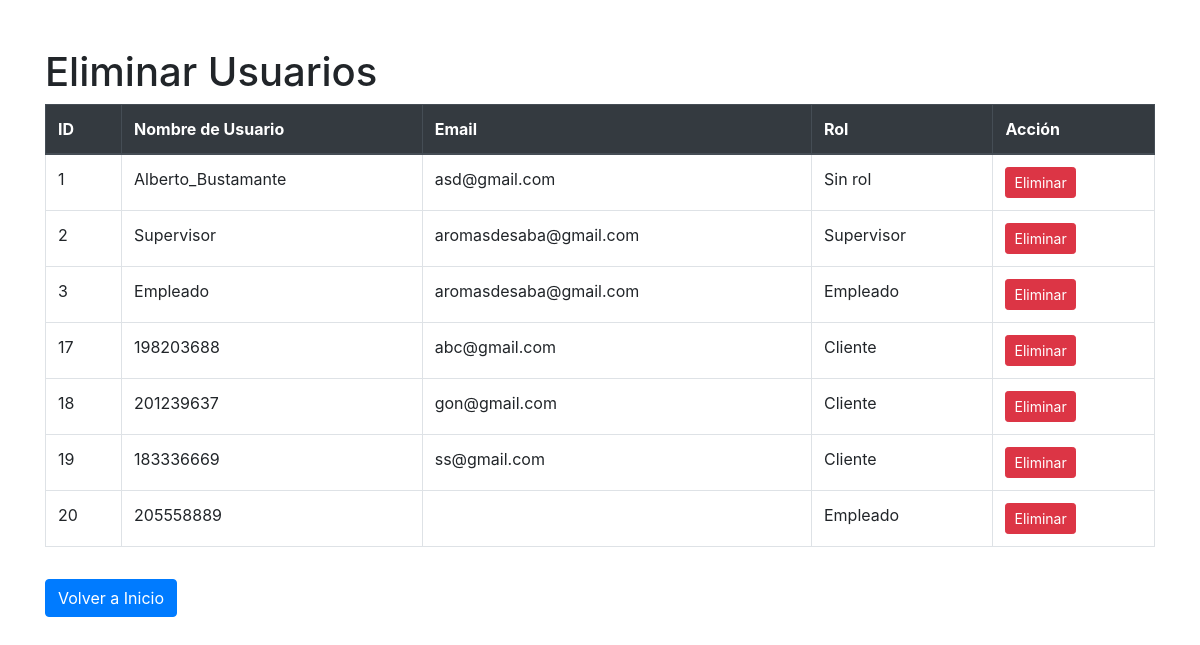
The page /del_user/ on the database as committed earlier.
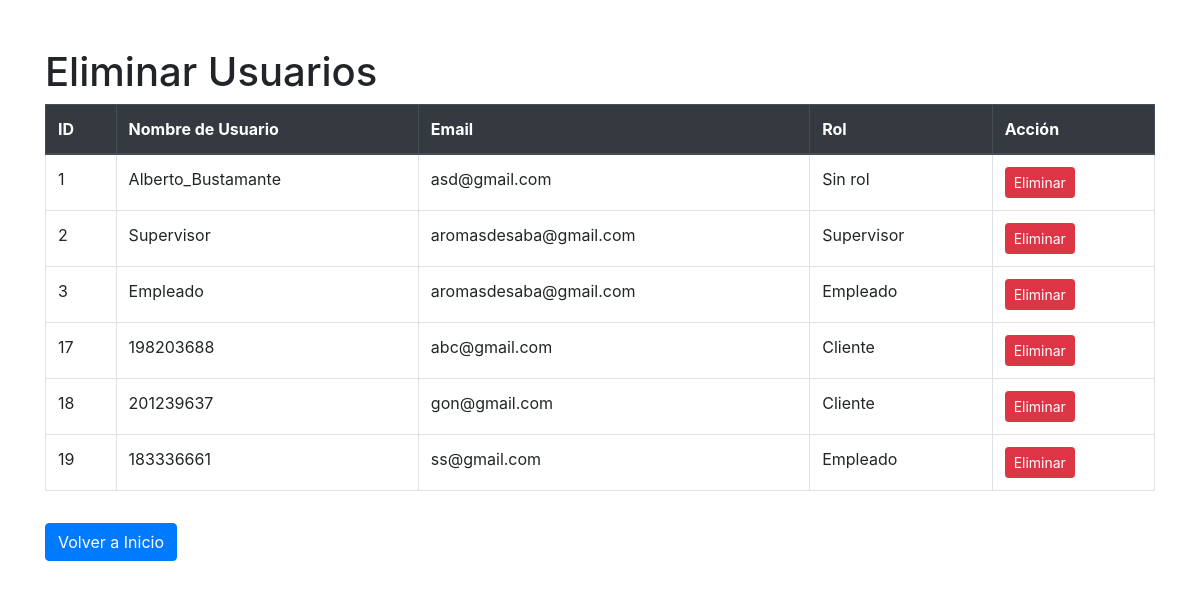
The same page on the database as committed later.
### hotelpacific/models.py (models this page shows, shortened)
class Usuario(AbstractUser):
    ESTADO_CHOICES = [
        ('Activo', 'Activo'),
        ('Inactivo', 'Inactivo')
    ]
    rol = models.ForeignKey(Rol, on_delete=models.SET_NULL, null=True)  # Clave foránea a Rol
    estado = models.CharField(max_length=20, choices=ESTADO_CHOICES)

class Rol(models.Model):
    descripcion_rol = models.CharField(max_length=255)

### hotelpacific/views.py (the view)
# urls.py: path('del_user/', views.del_user, name='del_user'),
def del_user(request):
    usuarios = Usuario.objects.all()
    if request.method == 'POST':
        user_id = request.POST.get('user_id')
        usuario = get_object_or_404(Usuario, id=user_id)
        usuario.delete()
        messages.success(request, f'El usuario "{usuario.username}" ha sido eliminado exitosamente.')
        return redirect('del_user')
    context = {
        'usuarios': usuarios
    }
    return render(request, 'del_user.html', context)

### hotelpacific/templates/del_user.html (shortened to what this page needs)
<!DOCTYPE html>
<html lang="es">
<head>
    <link rel="stylesheet" href="https://stackpath.bootstrapcdn.com/bootstrap/4.5.2/css/bootstrap.min.css">
</head>
<body>
    <div class="container mt-5">
        <h1>Eliminar Usuarios</h1>
        <table class="table table-bordered">
            <thead class="thead-dark">
                <tr>
                    <th>ID</th>
                    <th>Nombre de Usuario</th>
                    <th>Email</th>
                    <th>Rol</th>
                    <th>Acción</th>
                </tr>
            </thead>
            <tbody>
                {% for usuario in usuarios %}
                <tr>
                    <td>{{ usuario.id }}</td>
                    <td>{{ usuario.username }}</td>
                    <td>{{ usuario.email }}</td>
                    <td>
                        {% if usuario.rol %}
                            {{ usuario.rol.descripcion_rol }}
                        {% else %}
                            Sin rol
                        {% endif %}
                    </td>
                    <td>
                        <form method="post" action="{% url 'del_user' %}">
                            <button type="submit" class="btn btn-danger btn-sm">Eliminar</button>
                        </form>
                    </td>
                </tr>
                {% endfor %}
            </tbody>
        </table>
        <a href="{% url 'admin_menu' %}" class="btn btn-primary mt-3">Volver a Inicio</a>
    </div>
</body>
</html>

Rows that differ between the two databases and show on the page:
removed Usuario: id "20", username "205558889", rol.descripcion_rol "Empleado"
changed Usuario "ss@gmail.com": username "183336669" → "183336661"; rol.descripcion_rol "Cliente" → "Empleado"
